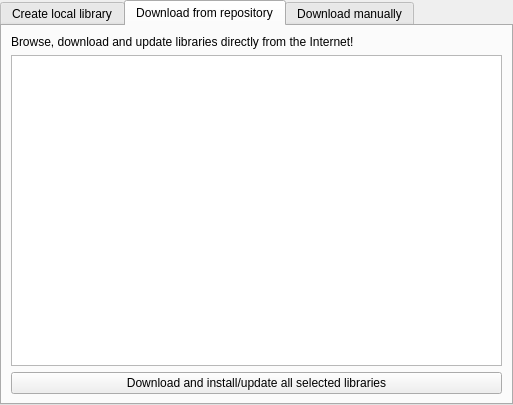
<?xml version="1.0" encoding="UTF-8"?>
<ui version="4.0">
 <class>librepcb::workspace::AddLibraryWidget</class>
 <widget class="QWidget" name="librepcb::workspace::AddLibraryWidget">
  <property name="geometry">
   <rect>
    <x>0</x>
    <y>0</y>
    <width>513</width>
    <height>405</height>
   </rect>
  </property>
  <property name="windowTitle">
   <string>Form</string>
  </property>
  <layout class="QVBoxLayout" name="verticalLayout">
   <property name="leftMargin">
    <number>0</number>
   </property>
   <property name="topMargin">
    <number>0</number>
   </property>
   <property name="rightMargin">
    <number>0</number>
   </property>
   <property name="bottomMargin">
    <number>0</number>
   </property>
   <item>
    <widget class="QTabWidget" name="tabWidget">
     <property name="currentIndex">
      <number>1</number>
     </property>
     <property name="movable">
      <bool>true</bool>
     </property>
     <widget class="QWidget" name="tabCreateLocal">
      <attribute name="title">
       <string>Create local library</string>
      </attribute>
      <layout class="QFormLayout" name="formLayout">
       <item row="0" column="0" colspan="2">
        <widget class="QLabel" name="label_8">
         <property name="text">
          <string>&lt;html&gt;&lt;head/&gt;&lt;body&gt;&lt;p&gt;Creates a new local library in the currently opened workspace. &lt;/p&gt;&lt;p&gt;&lt;span style=&quot; font-style:italic;&quot;&gt;Note: Please specify all attributes in the english language (locale 'en_US').&lt;br&gt;Support for other languages will be added in a later release of LibrePCB.&lt;/span&gt;&lt;/p&gt;&lt;/body&gt;&lt;/html&gt;</string>
         </property>
        </widget>
       </item>
       <item row="1" column="0" colspan="2">
        <widget class="Line" name="line">
         <property name="orientation">
          <enum>Qt::Horizontal</enum>
         </property>
        </widget>
       </item>
       <item row="2" column="0">
        <widget class="QLabel" name="label">
         <property name="text">
          <string>Name:</string>
         </property>
        </widget>
       </item>
       <item row="2" column="1">
        <widget class="QLineEdit" name="edtLocalName">
         <property name="maxLength">
          <number>50</number>
         </property>
        </widget>
       </item>
       <item row="3" column="0">
        <widget class="QLabel" name="label_4">
         <property name="text">
          <string>Description:</string>
         </property>
        </widget>
       </item>
       <item row="3" column="1">
        <widget class="QLineEdit" name="edtLocalDescription">
         <property name="maxLength">
          <number>100</number>
         </property>
        </widget>
       </item>
       <item row="4" column="0">
        <widget class="QLabel" name="label_5">
         <property name="text">
          <string>Author:</string>
         </property>
        </widget>
       </item>
       <item row="4" column="1">
        <widget class="QLineEdit" name="edtLocalAuthor">
         <property name="maxLength">
          <number>100</number>
         </property>
        </widget>
       </item>
       <item row="5" column="0">
        <widget class="QLabel" name="label_6">
         <property name="text">
          <string>Version:</string>
         </property>
        </widget>
       </item>
       <item row="5" column="1">
        <widget class="QLineEdit" name="edtLocalVersion">
         <property name="maxLength">
          <number>100</number>
         </property>
        </widget>
       </item>
       <item row="8" column="0">
        <widget class="QLabel" name="label_7">
         <property name="text">
          <string>Directory:</string>
         </property>
        </widget>
       </item>
       <item row="8" column="1">
        <widget class="QLineEdit" name="edtLocalDirectory">
         <property name="maxLength">
          <number>60</number>
         </property>
         <property name="clearButtonEnabled">
          <bool>true</bool>
         </property>
        </widget>
       </item>
       <item row="9" column="0" colspan="2">
        <widget class="QPushButton" name="btnLocalCreate">
         <property name="text">
          <string>Create Library</string>
         </property>
        </widget>
       </item>
       <item row="7" column="0">
        <widget class="QLabel" name="label_2">
         <property name="text">
          <string>License:</string>
         </property>
        </widget>
       </item>
       <item row="7" column="1">
        <layout class="QHBoxLayout" name="horizontalLayout_2">
         <property name="spacing">
          <number>0</number>
         </property>
         <item>
          <widget class="QCheckBox" name="cbxLocalCc0License">
           <property name="text">
            <string>Put library under the Public Domain License (CC0-1.0).
Note: This is mandatory to publish the library on librepcb.org!</string>
           </property>
          </widget>
         </item>
         <item>
          <widget class="QLabel" name="label_9">
           <property name="minimumSize">
            <size>
             <width>25</width>
             <height>25</height>
            </size>
           </property>
           <property name="maximumSize">
            <size>
             <width>25</width>
             <height>25</height>
            </size>
           </property>
           <property name="toolTip">
            <string>https://en.wikipedia.org/wiki/Creative_Commons_license</string>
           </property>
           <property name="text">
            <string>&lt;a href=&quot;https://en.wikipedia.org/wiki/Creative_Commons_license&quot;&gt;&lt;img src=&quot;:/img/status/info.png&quot; width=&quot;25&quot; height=&quot;25&quot;/&gt;&lt;/a&gt;</string>
           </property>
           <property name="scaledContents">
            <bool>true</bool>
           </property>
           <property name="openExternalLinks">
            <bool>true</bool>
           </property>
          </widget>
         </item>
        </layout>
       </item>
       <item row="6" column="0">
        <widget class="QLabel" name="label_3">
         <property name="text">
          <string>URL:</string>
         </property>
        </widget>
       </item>
       <item row="6" column="1">
        <widget class="QLineEdit" name="edtLocalUrl">
         <property name="maxLength">
          <number>255</number>
         </property>
        </widget>
       </item>
      </layout>
     </widget>
     <widget class="QWidget" name="tabDownloadFromRepo">
      <attribute name="title">
       <string>Download from repository</string>
      </attribute>
      <layout class="QVBoxLayout" name="verticalLayout_2">
       <item>
        <widget class="QLabel" name="label_13">
         <property name="text">
          <string>&lt;html&gt;&lt;head/&gt;&lt;body&gt;&lt;p&gt;Browse, download and update libraries directly from the Internet!&lt;/p&gt;&lt;/body&gt;&lt;/html&gt;</string>
         </property>
        </widget>
       </item>
       <item>
        <widget class="QListWidget" name="lstRepoLibs"/>
       </item>
       <item>
        <widget class="QPushButton" name="btnRepoLibsDownload">
         <property name="text">
          <string>Download and install/update all selected libraries</string>
         </property>
        </widget>
       </item>
      </layout>
     </widget>
     <widget class="QWidget" name="tabDownloadManually">
      <attribute name="title">
       <string>Download manually</string>
      </attribute>
      <layout class="QFormLayout" name="formLayout_2">
       <item row="0" column="0" colspan="2">
        <widget class="QLabel" name="label_10">
         <property name="text">
          <string>&lt;html&gt;&lt;head/&gt;&lt;body&gt;&lt;p&gt;Downloads a zipped library from the internet and saves it as a local library. &lt;/p&gt;&lt;p&gt;&lt;span style=&quot; font-style:italic;&quot;&gt;Note: Libraries which are downloaded this way cannot be updated automatically.&lt;br/&gt;It's highly recommended to use &amp;quot;Download from repository&amp;quot; whenever possible. &lt;/span&gt;&lt;/p&gt;&lt;/body&gt;&lt;/html&gt;</string>
         </property>
        </widget>
       </item>
       <item row="1" column="0" colspan="2">
        <widget class="Line" name="line_2">
         <property name="orientation">
          <enum>Qt::Horizontal</enum>
         </property>
        </widget>
       </item>
       <item row="2" column="0">
        <widget class="QLabel" name="label_11">
         <property name="text">
          <string>URL to ZIP file:</string>
         </property>
        </widget>
       </item>
       <item row="2" column="1">
        <widget class="QLineEdit" name="edtDownloadZipUrl">
         <property name="maxLength">
          <number>255</number>
         </property>
         <property name="clearButtonEnabled">
          <bool>true</bool>
         </property>
        </widget>
       </item>
       <item row="3" column="0">
        <widget class="QLabel" name="label_12">
         <property name="text">
          <string>Local directory:</string>
         </property>
        </widget>
       </item>
       <item row="3" column="1">
        <widget class="QLineEdit" name="edtDownloadZipDirectory">
         <property name="maxLength">
          <number>60</number>
         </property>
         <property name="clearButtonEnabled">
          <bool>true</bool>
         </property>
        </widget>
       </item>
       <item row="4" column="0" colspan="2">
        <widget class="QPushButton" name="btnDownloadZip">
         <property name="text">
          <string>Download Library</string>
         </property>
        </widget>
       </item>
       <item row="5" column="0" colspan="2">
        <layout class="QHBoxLayout" name="lytDownloadZipProgress">
         <item>
          <widget class="QProgressBar" name="prgDownloadZipProgress">
           <property name="value">
            <number>0</number>
           </property>
          </widget>
         </item>
         <item>
          <widget class="QPushButton" name="btnDownloadZipAbort">
           <property name="text">
            <string>Abort</string>
           </property>
          </widget>
         </item>
        </layout>
       </item>
       <item row="6" column="0" colspan="2">
        <widget class="QLabel" name="lblDownloadZipStatusMsg">
         <property name="font">
          <font>
           <weight>75</weight>
           <bold>true</bold>
          </font>
         </property>
         <property name="text">
          <string>No error.</string>
         </property>
         <property name="wordWrap">
          <bool>true</bool>
         </property>
        </widget>
       </item>
      </layout>
     </widget>
    </widget>
   </item>
  </layout>
 </widget>
 <resources/>
 <connections/>
</ui>
